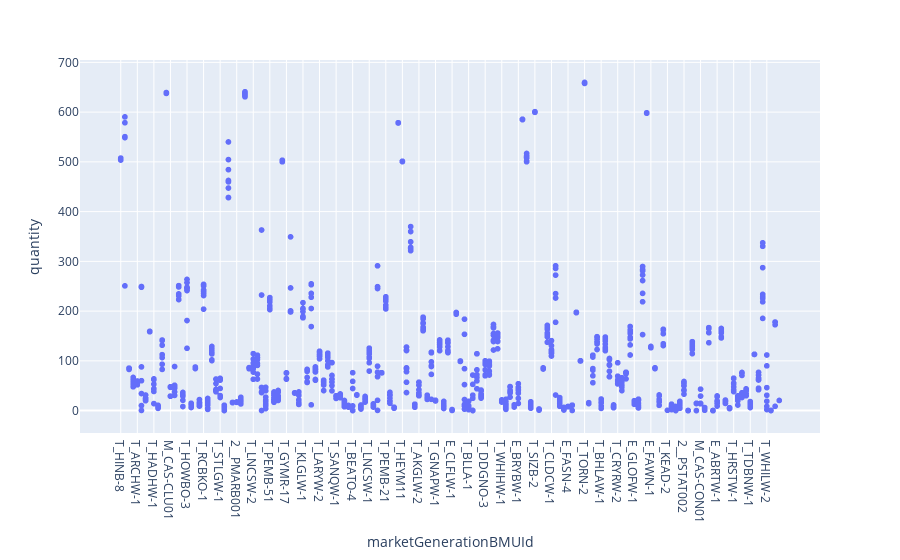

Notebook source saved alongside this figure:
### Markdown cell above
B1610 seems to give us total generation at any point in time: the quantities are never negative

### Code cell
px.scatter(df_generation, x="marketGenerationBMUId", y="quantity")

### Figure 1 — Plotly figure (JSON) as saved in the notebook; plotly's stock layout.template omitted (floating-point values rounded to 4 significant figures; data arrays with more than 128 entries replaced by an {"elided": "..."} marker saying what was removed)
{"data": [{"hovertemplate": "marketGenerationBMUId=%{x}<br>quantity=%{y}<extra></extra>", "legendgroup": "", "marker": {"color": "#636efa", "symbol": "circle"}, "mode": "markers", "name": "", "showlegend": false, "type": "scattergl", "x": {"elided": "1225 str values"}, "xaxis": "x", "y": {"elided": "1225 float values"}, "yaxis": "y"}], "layout": {"legend": {"tracegroupgap": 0}, "margin": {"t": 60}, "xaxis": {"anchor": "y", "domain": [0, 1], "title": {"text": "marketGenerationBMUId"}}, "yaxis": {"anchor": "x", "domain": [0, 1], "title": {"text": "quantity"}}}}
